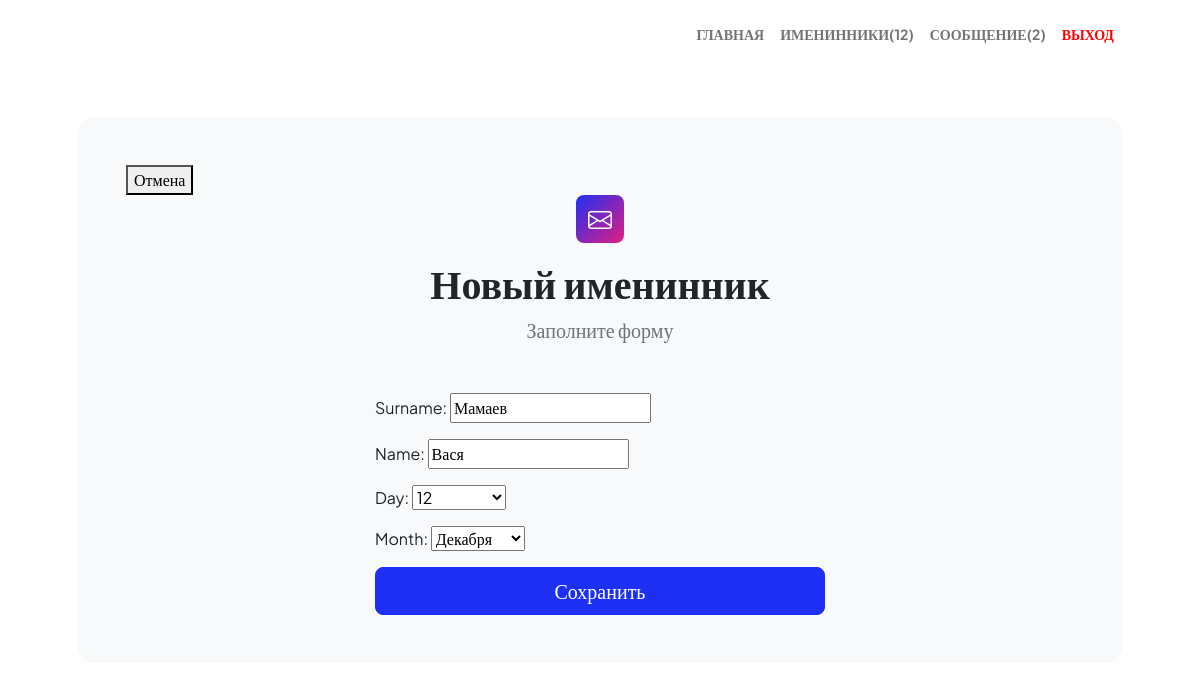
Page /users/radmi-update/102/ (signed in) on the earlier database version.
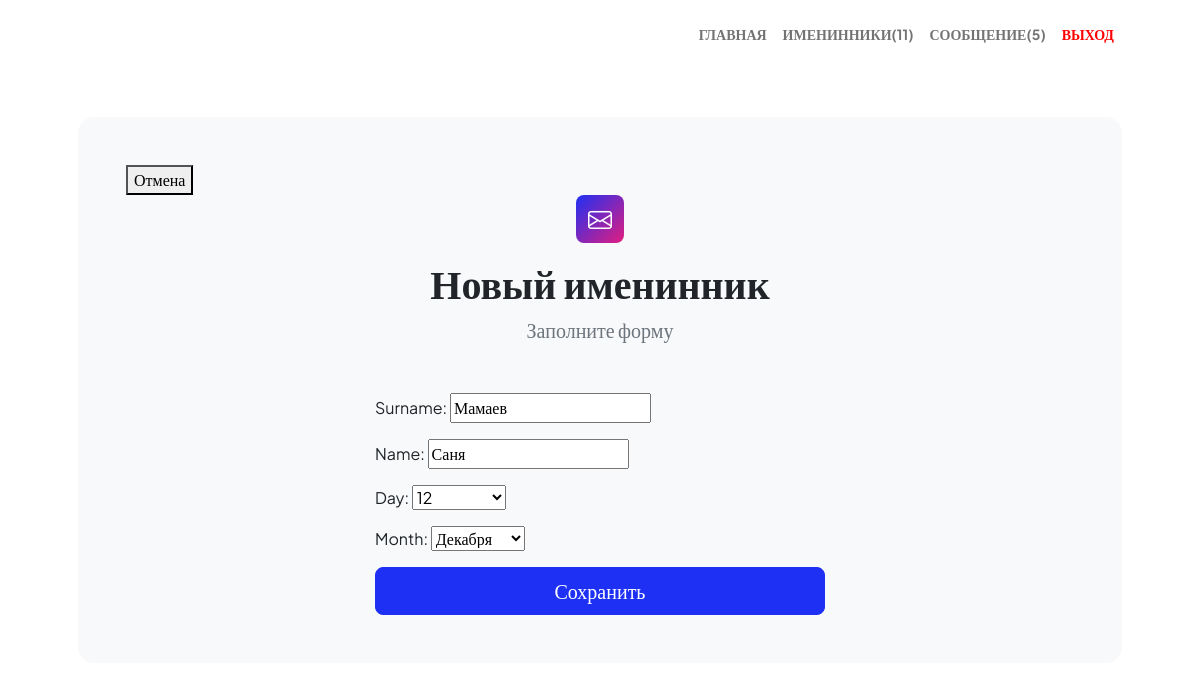
Same page on the later database version.
### reminders/models.py (models this page shows, shortened)
class Birthday_boy(models.Model):
    name = models.CharField(max_length=32, default='default name')
    surname = models.CharField(max_length=32)
    day = models.ForeignKey(Day, on_delete=models.CASCADE)
    month = models.ForeignKey(Month, on_delete=models.CASCADE)
    user = models.ManyToManyField(SiteUser)

### reminders/views.py (the view)
# urls.py: path('radmi-update/<int:pk>/', views.RadmiUpdataView.as_view(), name='radmi_update'),
class RadmiUpdataView(UpdateView, HumanContextMixin):
    fields = ['surname', 'name', 'day', 'month']
    model = Birthday_boy
    success_url = reverse_lazy('blog_site:radmi_list')
    template_name = 'reminders/radmi_create.html'

### reminders/context_processors.py (called while the page is built)
def name_bot(request):
    return {"name_bot": 'TummyBot'}

def story(request):
    try:
        story = Birthday_boy.objects .filter(user = request.user).latest('id')
        return {"story": story}
    except TypeError:
        return {"story": ''}
    except ObjectDoesNotExist:
        return {"story": ''}

### reminders/models.py (called while the page is built)
    def __str__(self):
        return '{}'.format(self.day)

    def __str__(self):
        return self.month

### reminders/views.py (called while the page is built)
    def get_context_data(self, *args, **kwargs):
        context = super().get_context_data(*args, **kwargs)
        context['count'] = Birthday_boy.objects.filter(user=self.request.user).count()
        context['count_messages'] = Reminder.objects.filter(user=self.request.user).count()
        context['date_time'] = date_time.date()
        return context

### reminders/templates/reminders/radmi_create.html (shortened to what this page needs)
{% extends "base.html" %}
{% block index %}
<section class="py-5">
    <div class="container px-5">
        <div class="bg-light rounded-4 py-5 px-4 px-md-5">
            <a href="{% url 'blog_site:radmi_list' %}" style="text-align: center"><button>Отмена</button></a>
            <div class="text-center mb-5">
                <div class="feature bg-primary bg-gradient-primary-to-secondary text-white rounded-3 mb-3"><i
                        class="bi bi-envelope"></i></div>
                <h1 class="fw-bolder">Новый именинник</h1>
                <p class="lead fw-normal text-muted mb-0">Заполните форму</p>
            </div>
            <div class="row gx-5 justify-content-center">
                <div class="col-lg-8 col-xl-6">
                    <form method="post" id = "humanform">
            {{ form.as_p}}
                        <div class="d-grid">
                            <button class="btn btn-primary btn-lg " id="submitButton" type="submit">Сохранить
                            </button>
                        </div>
                    </form>
                </div>
            </div>
        </div>
    </div>
</section>
{% endblock %}

Differences in the rows shown:
changed Birthday_boy "Мамаев": name "Вася" → "Саня"
Other differences:
{{ count }}: "12" → "11"
{{ count_messages }}: "2" → "5"
